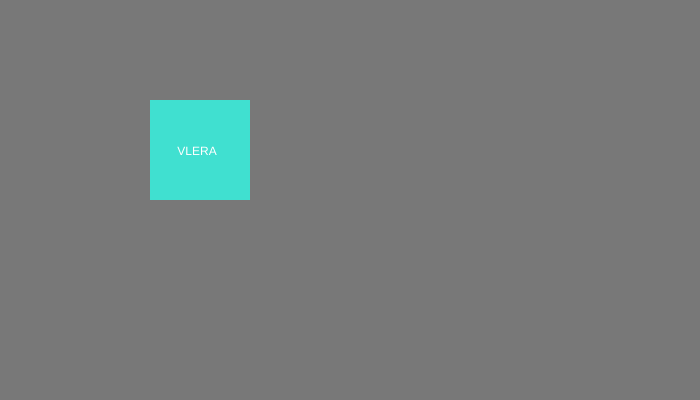
Frame 1 (no input)
Frame 60 (no input): identical to frame 1, image omitted
Frame 120 (the mouse pressed at the canvas centre since frame 60): identical to frame 1, image omitted

The p5.js sketch that drew this single still picture (run headless with seeded random() and noise() and a simulated clock; from frame 60 on, the mouse is pressed at the canvas centre):

// p5.js sketch
// ── sketch.js
function setup() {
  createCanvas(700, 400);
}

function draw() {
  //0-255 grayscale
  background(120);
  
  
  
  //stroke(10, 100, 100);

  //strokeWeight(3);
  
  noStroke();
  
  fill("turquoise");

  //x, y, width, height, radius
  rect(150, 100, 100, 100, 0);
  
  textAlign(CENTER);
  fill(255, 255, 255);
  text("VLERA", 197, 155);
  //red, green, blue
  //fill(255, 255,0);
  
  //x,y, diamter
  //circle(150, 100, 100)
}
